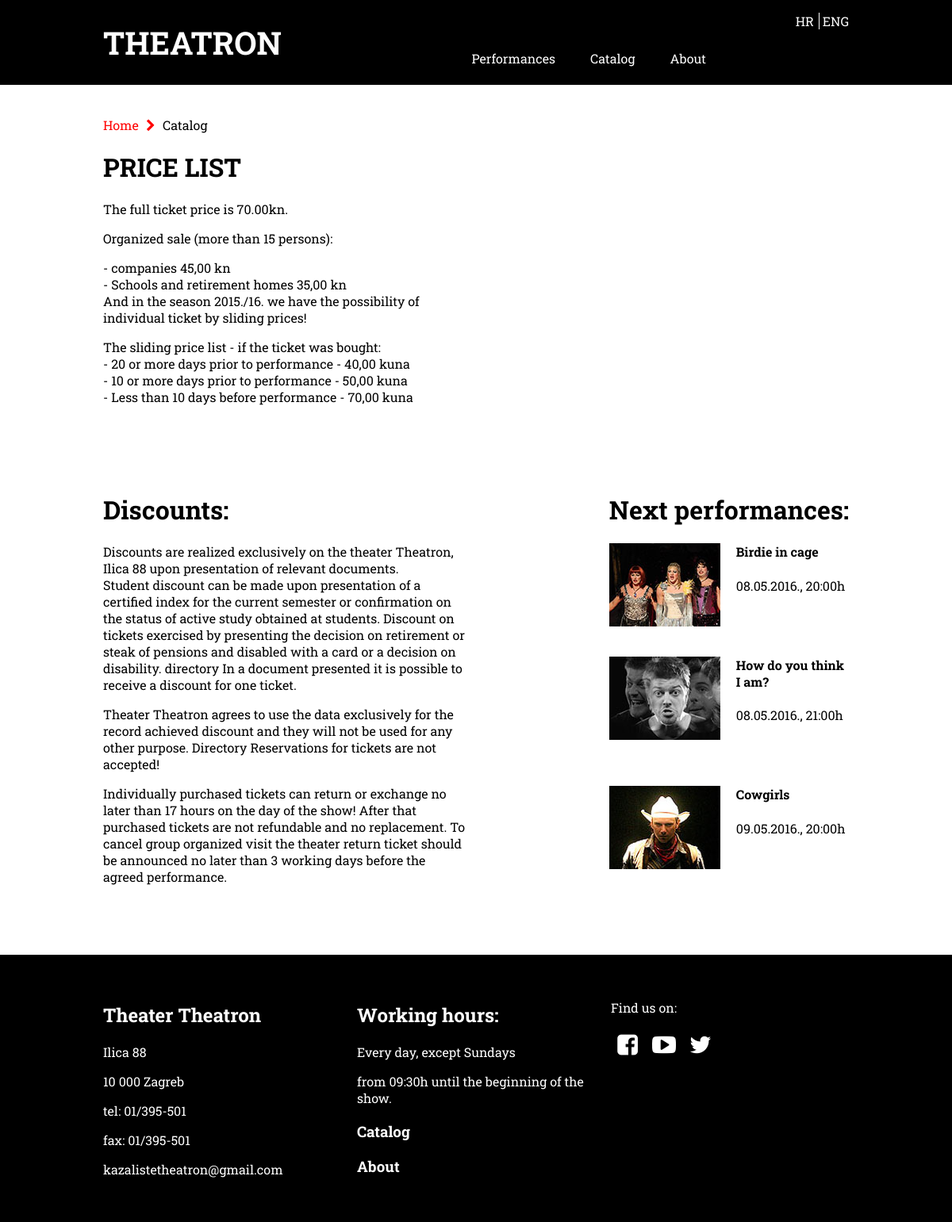
The page /kazaliste/eng/cjenik_eng.php on the database its author committed.
### tables this page shows
CREATE TABLE `predstave_t` (
  `id` int(11) NOT NULL,
  `naslov_t` varchar(255) NOT NULL,
  `oPredstavi_t` text NOT NULL,
  `idLanguage` int(11) NOT NULL,
  `idPredstave` int(11) NOT NULL
);

CREATE TABLE `slike` (
  `id` int(11) NOT NULL,
  `idPredstave` int(11) NOT NULL,
  `slika140` varchar(255) NOT NULL,
  `slika300` varchar(255) NOT NULL,
  `slika400` varchar(255) NOT NULL,
  `slika460` varchar(255) NOT NULL,
  `slika460x350` varchar(255) NOT NULL
);

CREATE TABLE `predstave` (
  `id` int(11) NOT NULL,
  `naslov` varchar(255) NOT NULL,
  `oPredstavi` text NOT NULL,
  `datum` varchar(255) NOT NULL,
  `sati` varchar(255) NOT NULL,
  `cijena` float NOT NULL,
  `idRedatelja` int(11) NOT NULL
);

### kazaliste/eng/cjenik_eng.php (the view, shortened to what this page needs)
<!DOCTYPE html>
<html>
   <head>
      <link rel="stylesheet" href="../css/normalize.css" />
      <link rel="stylesheet" href="../css/grid.css" />
      <link rel="stylesheet" href="../css/stil.css" />
      <link rel="stylesheet" href="../fonts/css/fontello.css"/>
   </head>
   <body>
      <header class="site-header">
         <div class="row">
            <div class="column column-4">
               <h1 class="logo"><a href="index_eng.php">THEATRON</a></h1>
            </div>
            <div class="column column-6">
               <nav class="main-navigation">
                  <ul>
                     <li><a href="predstave_eng.php">Performances</a></li>
                     <li><a href="cjenik_eng.php">Catalog</a></li>
                     <li><a href="onama_eng.html">About</a></li>
                  </ul>
               </nav>
            </div>
            <div class="column column-2">
               <div class="lang">
                  <li>
                     <ul>
                  <li><a href="../cjenik.php">HR</a></li>
                  <li><a href="#">ENG</a></li>
                  </li>
               </div>
            </div>
         </div>
      </header>
      <section class="cjenik">
         <div class="row">
            <div class="column column-12 navigiraj">
               <a href="index.php">Home <i class="icon-right-open"></i></a> Catalog
            </div>
            <div class="column column-6">
               <h1>PRICE LIST</h1>
               <p>
                  The full ticket price is 70.00kn.
               </p>
               <p> Organized sale (more than 15 persons):</p>
               <p> - companies 45,00 kn<br>
                  - Schools and retirement homes 35,00 kn<br>
                  And in the season 2015./16. we have the possibility of individual ticket by sliding prices!
               </p>
               <p> The sliding price list - if the ticket was bought:<br>
                  - 20 or more days prior to performance  - 40,00 kuna<br>
                  - 10 or more days prior to performance - 50,00 kuna<br>
                  - Less than 10 days before performance - 70,00 kuna<br>
               </p>
            </div>
         </div>
      </section>
      <br><br><br><br>
      <section class="popusti">
         <div class="row">
            <div class="column column-6">
               <h1>Discounts:</h1>
               <p>Discounts are realized exclusively on the theater Theatron, Ilica 88 upon presentation of relevant documents. <br>
                  Student discount can be made upon presentation of a certified index for the current semester or confirmation on the status of active study obtained at students.
                  Discount on tickets exercised by presenting the decision on retirement or steak of pensions and disabled with a card or a decision on disability. directory
                  In a document presented it is possible to receive a discount for one ticket.
               </p>
               <p>Theater Theatron agrees to use the data exclusively for the record achieved discount and they will not be used for any other purpose. Directory
                  Reservations for tickets are not accepted!
               </p>
               <p>Individually purchased tickets can return or exchange no later than 17 hours on the day of the show! After that purchased tickets are not refundable and no replacement.
                  To cancel group organized visit the theater return ticket should be announced no later than 3 working days before the agreed performance.
               </p>
            </div>
            <div class="column column-6">
               <div class="sljedecePred2">
                  <h1>Next performances:</h1>
                  <?php
                     $dbc= mysqli_connect('localhost', 'root','root', 'theatron') or die('Error connecting to MySQL.');
                     $query= "SELECT predstave.id, slike.slika140, predstave_t.naslov_t, predstave.datum, predstave.sati
                              from predstave_t
                              join predstave on predstave.id=predstave_t.idPredstave
                              join slike on predstave.id=slike.idPredstave
                              where predstave_t.idLanguage=1 limit 3,3";
                     $result= mysqli_query($dbc, $query) or die("Error quering database");
                     while($row = mysqli_fetch_array($result)){
                       echo ' <div class="slijediPred">
                        <a href="opredstavi_eng.php?id=' . $row[0]. ' "><img src=" ../' . $row['slika140'] .'">
                        <h4>' . $row['naslov_t']. '</h4>
                        <p>' . $row['datum'].', ' .$row['sati'] .'h</p></a>
                        </div>
                        <br><br>';
                     }
                     ?>
               </div>
            </div>
         </div>
      </section>
      <br><br><br><br>
      <footer class="site-footer">
         <div class="row">
            <div class="column column-4">
               <h2>Theater Theatron</h2>
               <p>Ilica 88</p>
               <p>10 000 Zagreb</p>
               <p>tel: 01/395-501</p>
               <p>fax: 01/395-501</p>
               <p>kazalistetheatron@gmail.com</p>
            </div>
            <div class="column column-4">
               <h2>Working hours:</h2>
               <p>Every day, except Sundays</p>
               <p>from 09:30h until the beginning of the show.</p>
               <h3><a href="cjenik_eng.php">Catalog</a></h3>
               <h3><a href="onama_eng.html">About</a></h3>
            </div>
            <div class="ikone column column-4">
               <p>Find us on:</p>
               <p><a href="#"><i class="icon-facebook-squared"></i></a>
                  <a href="#"><i class="icon-youtube-play"></i></a>
                  <a href="#"><i class="icon-twitter"></i></a>
               </p>
            </div>
         </div>
      </footer>
   </body>
</html>

### kazaliste/css/grid.css (style rules this page uses)
.row:before, .row:after, .column:before, .column:after, .cf:before, .cf:after { content: " "; display: table; }
.row:after, .column:after, .cf:after { clear: both; }
.column-2 { width: 140px; }
.column-4 { width: 300px; }
.column-6 { width: 460px; }
.column-12 { width: 940px; }
.column { margin: 0 10px; float: left; }
.row { width: 960px; margin: 0 auto; }

### kazaliste/css/stil.css (style rules this page uses)
.column img { float: left; margin-right: 20px; }
.logo { font-size: 40px; }
.site-header { background-color: black; width:100%; font-family: 'Roboto Slab', serif; }
.site-header a { text-decoration: none; color:white; font-family: 'Roboto Slab', serif; }
.site-header h1 { color:white; }
.main-navigation { margin-top:22px; float:right; margin-left:20px; }
.main-navigation ul { margin: 0 auto; padding:0; margin-top:21px; }
.main-navigation li { display:inline-block; font-size: 16px; color:white; }
.main-navigation a { padding:20px; display: block; text-decoration: none; color:white; }
.lang { float:right; }
.lang li { display:inline-block; }
.lang ul li:first-child { padding-right:6px; border-right: 1px solid white; }
.site-footer { padding:40px 0; background-color: black; color:white; font-family: 'Roboto Slab', serif; }
.site-footer a { text-decoration: none; color:white; }
.ikone i { font-size: 30px; }
.ikone a { color:white; }
.navigiraj { padding-top:40px; }
.navigiraj a { text-decoration: none; font-size:1em; color:red; }
.body-onama, .cjenik, .popusti, .introPredstave, .oPredstaviDetails, .main, .glumci { font-family: 'Roboto Slab', serif; }
.sljedecePred2 { float:right; }
.sljedecePred a, .sljedecePred2 a { text-decoration: none; color:black; }

### rows shown on the page
predstave_t: slike.slika140 (picture), naslov_t "Birdie in cage", idPredstave.datum "08.05.2016.", idPredstave.sati "20:00"
predstave_t: slike.slika140 (picture), naslov_t "How do you think I am?", idPredstave.datum "08.05.2016.", idPredstave.sati "21:00"
predstave_t: slike.slika140 (picture), naslov_t "Cowgirls", idPredstave.datum "09.05.2016.", idPredstave.sati "20:00"
